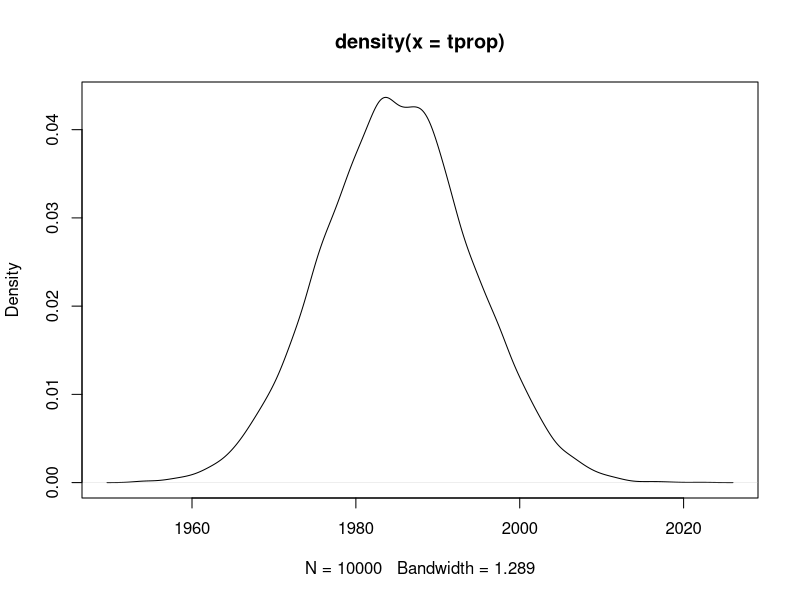
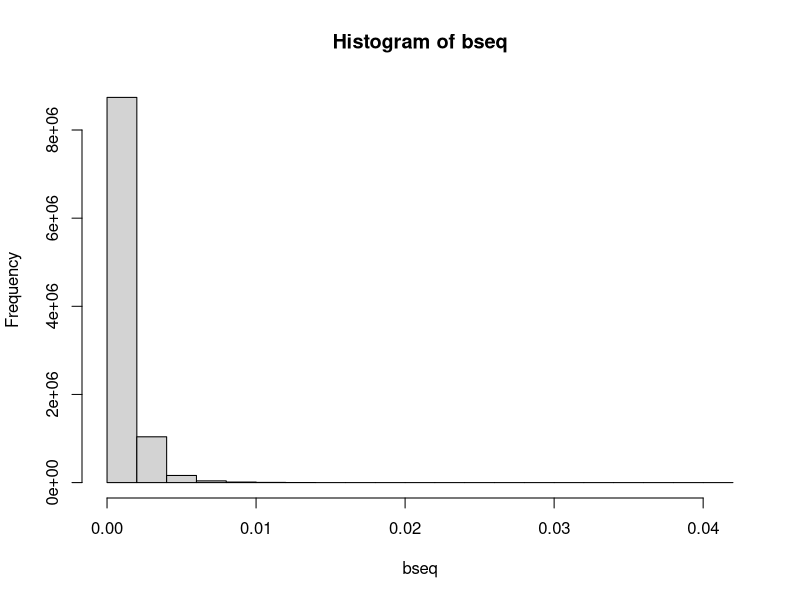
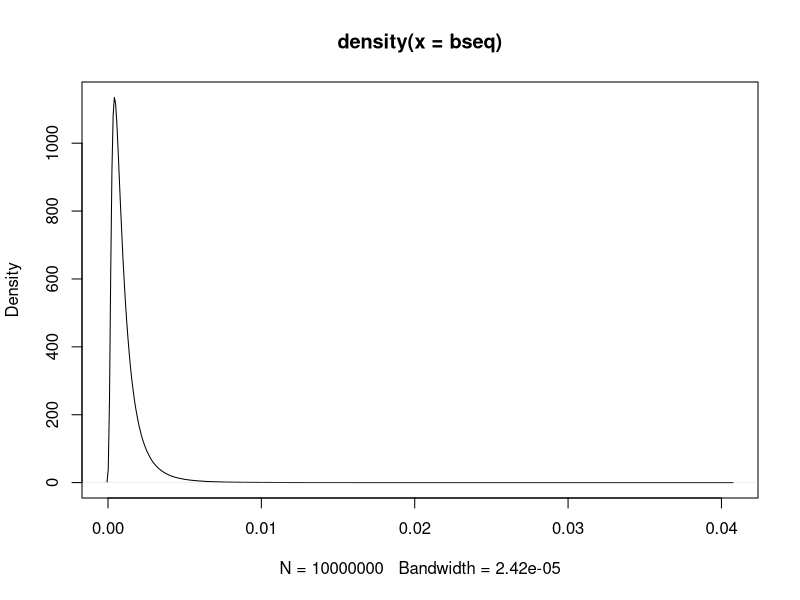
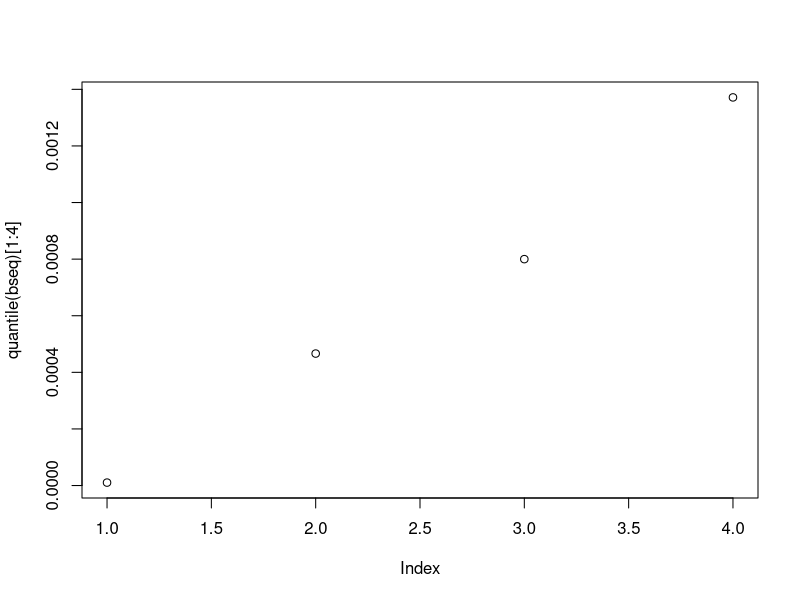
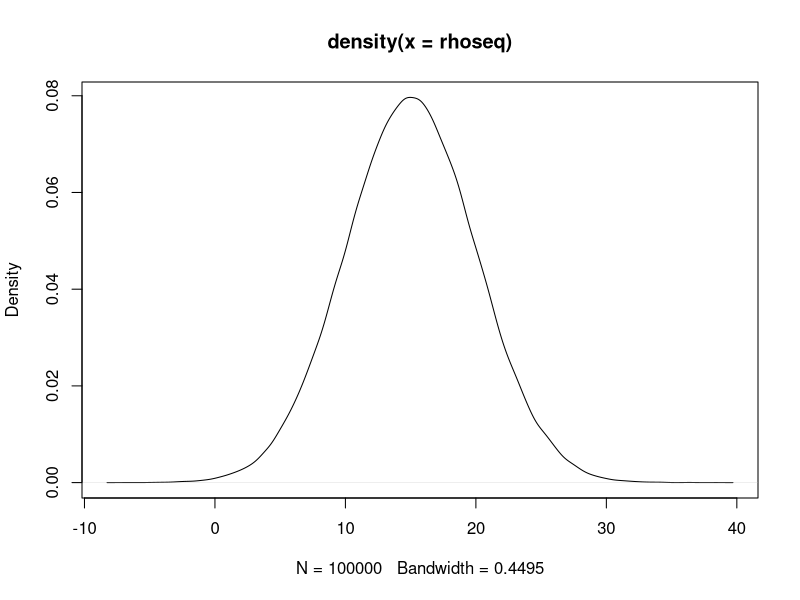

The R source for these figures, in order: (Note: this script raises an error after producing the figures.)
### Priors_plot

####### Priors:
### tm  ****######################################################################
# original: tm <- normal(1980,5)
#tseq <- rnorm(100,mean = 1980, sd = 5)
tprop <- rnorm(10000,mean = 1985, sd = 9)
plot(density(tprop))
quantile(tprop,probs=c(0.05, 0.95))


tseq <- 1980

### b  ****######################################################################
# original: b <- uniform(0,0.05) 
bseq <- runif(30,min = 0, max = 0.05)

# mean = exp(mu + sd^2/2): want it at 1980 => log(1980) - sd^2 / 2 = mu
bseq <- rlnorm(10000000, meanlog = log(0.0008), sdlog = 0.8)
hist(bseq)
mean(bseq)
plot(density(bseq))
quantile(bseq) # DATA: #25-75: 0.0003 - 0.001: this is close: 0.0004 - 0.001
quantile(bseq, prob = c(0.05, 0.95)) # DATA: #25-75: 0.0003 - 0.001: this is close: 0.0004 - 0.001
plot(quantile(bseq)[1:4]) 
max(bseq) # hits 0.05

### rho ****######################################################################
# original: rho  <- uniform(0,1)
rhoseq <- rnorm(100000,mean = 15, sd = 5)
plot(density(rhoseq))
quantile(rhoseq, prob = c(0.05, 0.95)) # DATA: #25-75: 0.0003 - 0.001: this is close: 0.0004 - 0.001
max(rhoseq)

curves <- c()
rep <- 0

for(i in 1:length(tseq)){
  for(j in 1:length(bseq)){
    for(k in 1:length(rhoseq)){
      
      t_mdr <- tseq[i]
      
      b <- bseq[j]
      
      rho <- rhoseq[k]
      
      c <- rho * b / t_mdr
      
      x <- seq(1950, 2020,1)
      x <- x - t_mdr
      
      y <- b*(x) - c*x^2
      yi <- inv.logit(b*(x) - c*x^2) - 0.5
      
      rep = rep + 1
      print(rep)
      
      year = seq(1950,2020,1)
      curves <- rbind(curves, cbind(rep,x, y, yi, t_mdr,b,rho,c,year))
      
    }
  }
}

curves <- as.data.frame(curves)

ggplot(curves, aes(x=year, y = y, group = rep, colour = rep)) + geom_line() 

ggplot(curves, aes(x=year, y = y, group = rep, colour = rep)) + geom_line() + scale_y_continuous(lim = c(0,1))

curves.r.95 <- curves %>%
  group_by(year) %>%
  dplyr::summarise(median=median(y), min=quantile(y, 0.025), max=quantile(y, 0.975)) %>%
  group_by(n=1:n()) %>% dplyr::mutate(median=max(median, 0), min=max(min, 0), max=max(max, 0)) %>% ungroup 

curves.r.80 <- curves %>%
  group_by(year) %>%
  dplyr::summarise(median=median(y), min=quantile(y, 0.1), max=quantile(y, 0.9)) %>%
  group_by(n=1:n()) %>% dplyr::mutate(median=max(median, 0), min=max(min, 0), max=max(max, 0)) %>% ungroup 

curves.r.50 <- curves %>%
  group_by(year) %>%
  dplyr::summarise(median=median(y), min=quantile(y, 0.25), max=quantile(y, 0.75)) %>%
  group_by(n=1:n()) %>% dplyr::mutate(median=max(median, 0), min=max(min, 0), max=max(max, 0)) %>% ungroup 

ggplot(curves.r.95, aes(x=year)) +
    geom_line(aes(y=median)) +
    geom_ribbon(aes(ymin=min, ymax=max), alpha=0.3, fill = "red") +
    geom_point(data=who_l, aes(y=mdr_new)) +
    geom_errorbar(data=who_l, aes(ymin=mlo, ymax=mhi)) +
    geom_vline(xintercept=2014, linetype="dashed") +
  geom_ribbon(data = curves.r.50,aes(ymin=min, ymax=max), alpha=0.3, fill = "blue")  + 
  geom_ribbon(data = curves.r.80,aes(ymin=min, ymax=max), alpha=0.3, fill = "green") 

ggplot(curves, aes(rho)) + geom_histogram(binwidth = 0.1)
ggplot(curves, aes(c)) + geom_histogram()
